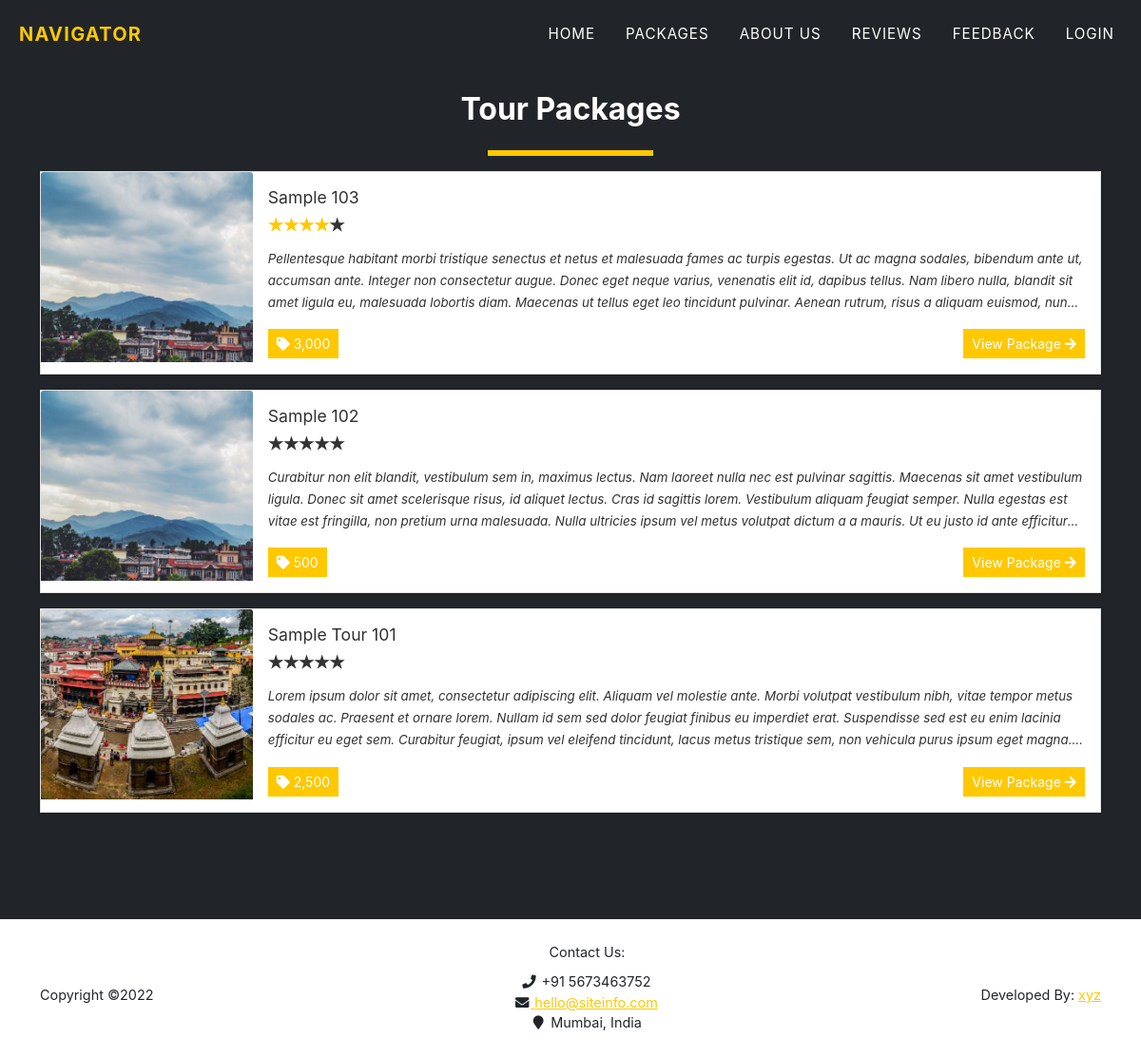
The page /?page=packages on the database as committed earlier.
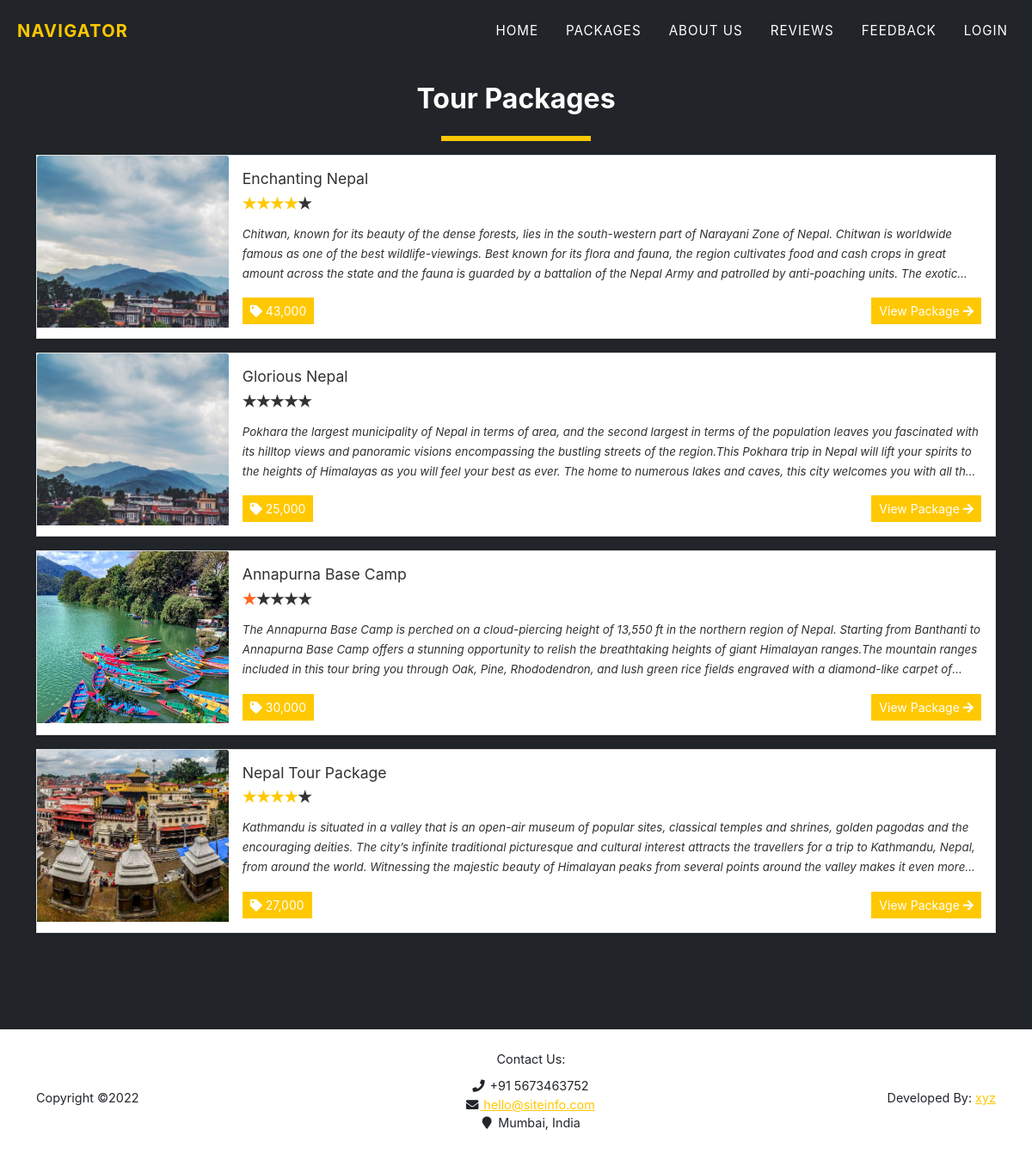
The same page on the database as committed later.
### tables this page shows
CREATE TABLE `packages` (
  `id` int(30) NOT NULL,
  `title` text DEFAULT NULL,
  `tour_location` text DEFAULT NULL,
  `cost` double NOT NULL,
  `description` text DEFAULT NULL,
  `upload_path` text DEFAULT NULL,
  `status` tinyint(4) NOT NULL DEFAULT 1 COMMENT '1 =active ,2 = Inactive',
  `date_created` datetime NOT NULL DEFAULT current_timestamp()
);

### config.php (called while the page is built, shortened)
<?php
function validate_image($file){
	if(!empty($file)){
		if(is_file(base_app.$file)){
			return base_url.$file;
		}else{
			return base_url.'dist/img/no-image-available.png';
		}
	}else{
		return base_url.'dist/img/no-image-available.png';
	}
}
?>

### packages.php (the view)
<section class="page-section bg-dark" id="home">
	<div class="container">
		<h2 class="text-center">Tour Packages</h2>
	<div class="d-flex w-100 justify-content-center">
		<hr class="border-warning" style="border:3px solid" width="15%">
	</div>
	<div class="w-100">
		<?php
		$packages = $conn->query("SELECT * FROM `packages` order by rand() ");
			while($row = $packages->fetch_assoc() ):
				$cover='';
				if(is_dir(base_app.'uploads/package_'.$row['id'])){
					$img = scandir(base_app.'uploads/package_'.$row['id']);
					$k = array_search('.',$img);
					if($k !== false)
						unset($img[$k]);
					$k = array_search('..',$img);
					if($k !== false)
						unset($img[$k]);
					$cover = isset($img[2]) ? 'uploads/package_'.$row['id'].'/'.$img[2] : "";
				}
				$row['description'] = strip_tags(stripslashes(html_entity_decode($row['description'])));
				$review = $conn->query("SELECT * FROM `rate_review` where package_id='{$row['id']}'");
				$review_count =$review->num_rows;
				$rate = 0;
				while($r= $review->fetch_assoc()){
					$rate += $r['rate'];
				}
				if($rate > 0 && $review_count > 0)
				$rate = number_format($rate/$review_count,0,"");
		?>
			<div class="card d-flex w-100 rounded-0 mb-3 package-item">
				<img class="card-img-top" src="<?php echo validate_image($cover) ?>" alt="<?php echo $row['title'] ?>" height="200rem" style="object-fit:cover">
				<div class="card-body">
				<h5 class="card-title truncate-1"><?php echo $row['title'] ?></h5>
				<div class=" w-100 d-flex justify-content-start">
				<form action="">
					<div class="stars stars-small">
							<input disabled class="star star-5" id="star-5" type="radio" name="star" <?php echo $rate == 5 ? "checked" : '' ?>/> <label class="star star-5" for="star-5"></label>
							<input disabled class="star star-4" id="star-4" type="radio" name="star" <?php echo $rate == 4 ? "checked" : '' ?>/> <label class="star star-4" for="star-4"></label>
							<input disabled class="star star-3" id="star-3" type="radio" name="star" <?php echo $rate == 3 ? "checked" : '' ?>/> <label class="star star-3" for="star-3"></label>
							<input disabled class="star star-2" id="star-2" type="radio" name="star" <?php echo $rate == 2 ? "checked" : '' ?>/> <label class="star star-2" for="star-2"></label>
							<input disabled class="star star-1" id="star-1" type="radio" name="star" <?php echo $rate == 1 ? "checked" : '' ?>/> <label class="star star-1" for="star-1"></label>
					</div>
				</form>
				</div>
				<p class="card-text truncate"><?php echo $row['description'] ?></p>
				<div class="w-100 d-flex justify-content-between">
					<span class="rounded-0 btn btn-flat btn-sm btn-primary"><i class="fa fa-tag"></i> <?php echo number_format($row['cost']) ?></span>
					<a href="./?page=view_package&id=<?php echo md5($row['id']) ?>" class="btn btn-sm btn-flat btn-warning">View Package <i class="fa fa-arrow-right"></i></a>
				</div>
				</div>
			</div>
		<?php endwhile; ?>
	</div>
	</div>
</section>

### index.php (shortened to what this page needs)
<!DOCTYPE html>
<html lang="en" class="" style="height: auto;">
<?php require_once('config.php'); ?>
 <?php require_once('inc/header.php') ?>
  <body class="hold-transition layout-top-nav" >
     <?php $page = isset($_GET['page']) ? $_GET['page'] : 'portal';  ?>
     <?php require_once('inc/topBarNav.php') ?>
     <?php
        if(!file_exists($page.".php") && !is_dir($page)){
            include '404.html';
        }else{
          if(is_dir($page))
            include $page.'/index.php';
          else
            include $page.'.php';
        }
      ?>
      <?php require_once('inc/footer.php') ?>
  </body>
</html>

### inc/header.php (shortened to what this page needs)
<head>
    <link rel="stylesheet" href="<?php echo base_url ?>plugins/fontawesome-free/css/all.min.css">
    <link rel="stylesheet" href="<?php echo base_url ?>plugins/tempusdominus-bootstrap-4/css/tempusdominus-bootstrap-4.min.css">
  <link rel="stylesheet" href="<?php echo base_url ?>plugins/datatables-bs4/css/dataTables.bootstrap4.min.css">
  <link rel="stylesheet" href="<?php echo base_url ?>plugins/datatables-responsive/css/responsive.bootstrap4.min.css">
  <link rel="stylesheet" href="<?php echo base_url ?>plugins/datatables-buttons/css/buttons.bootstrap4.min.css">
  <link rel="stylesheet" href="<?php echo base_url ?>plugins/select2/css/select2.min.css">
  <link rel="stylesheet" href="<?php echo base_url ?>plugins/select2-bootstrap4-theme/select2-bootstrap4.min.css">
    <link rel="stylesheet" href="<?php echo base_url ?>plugins/icheck-bootstrap/icheck-bootstrap.min.css">
    <link rel="stylesheet" href="<?php echo base_url ?>plugins/jqvmap/jqvmap.min.css">
    <link rel="stylesheet" href="<?php echo base_url ?>dist/css/adminlte.css">
    <link rel="stylesheet" href="<?php echo base_url ?>dist/css/custom.css">
    <link rel="stylesheet" href="<?php echo base_url ?>assets/css/styles.css">
    <link rel="stylesheet" href="<?php echo base_url ?>plugins/overlayScrollbars/css/OverlayScrollbars.min.css">
    <link rel="stylesheet" href="<?php echo base_url ?>plugins/daterangepicker/daterangepicker.css">
    <link rel="stylesheet" href="<?php echo base_url ?>plugins/summernote/summernote-bs4.min.css">
  <link rel="stylesheet" href="<?php echo base_url ?>plugins/sweetalert2-theme-bootstrap-4/bootstrap-4.min.css">
  </head>

### inc/topBarNav.php (shortened to what this page needs)
<nav class="navbar navbar-expand-lg navbar-dark fixed-top navbar-shrink" id="mainNav">
           <div class="container-fluid">
               <a class="navbar-brand" href="#page-top"><span class="text-waring">NaviGator</span></a>
               <div class="collapse navbar-collapse" id="navbarResponsive">
                   <ul class="navbar-nav text-uppercase ms-auto py-4 py-lg-0">
                       <li class="nav-item"><a class="nav-link" href="<?php echo $page !='home' ? './':''  ?>">Home</a></li>
                       <li class="nav-item"><a class="nav-link" href="./?page=packages">Packages</a></li>
                       <li class="nav-item"><a class="nav-link" href="./?page=about_us">About Us</a></li>
                       <li class="nav-item"><a class="nav-link" href="./?page=rev_rat">Reviews</a></li>
                       <li class="nav-item"><a class="nav-link" href="./?page=feedback">Feedback</a></li>
                       <?php if(isset($_SESSION['userdata'])): ?>
                         <li class="nav-item"><a class="nav-link" href="./?page=my_account"><i class="fa fa-user"></i> Hi, <?php  echo $_settings->userdata('firstname') ?>!</a></li>
                         <li class="nav-item"><a class="nav-link" href="logout.php"><i class="fa fa-sign-out-alt"></i></a></li>
                       <?php else: ?>
                         <li class="nav-item"><a class="nav-link" href="javascript:void(0)" id="login_btn">Login</a></li>
                       <?php endif; ?>
                   </ul>
               </div>
           </div>
       </nav>

### inc/footer.php (shortened to what this page needs)
<footer class="footer py-4">
	<div class="container">
		<div class="row align-items-center">
			<div class="col-lg-4 text-lg-start">Copyright &copy;2022</div>
			<div class="col-lg-4 my-3 my-lg-0">
        <span style = "padding-left: 35px">Contact Us:</span>
        <br>
        <ul style = "text-align:center;padding-top: 10px">
          <i class="fa fa-phone fa-fw"></i> +91 5673463752
          <br/>
          <i class="fa fa-envelope fa-fw"></i><a href="mailto:hello@siteinfo.com"> hello@siteinfo.com</a>
          <br/>
          <i class="fa fa-map-marker fa-fw"></i> Mumbai, India
        </ul>
      </div>
			<div class="col-lg-4 text-lg-end">
        <span>Developed By: <a href="mailto:oretnom23@gmail.com">xyz</a></span>
			</div>
		</div>
	</div>
</footer>

Rows that differ between the two databases and show on the page:
changed packages: title "Sample 103" → "Enchanting Nepal"; description "Pellentesque habitant morbi tristique senectus et netus et malesuada fames ac turpis egestas. Ut ac magna sodales, bibendum ante ut, accumsan ante. Integer non consectetur augue. Donec eget neque varius, venenatis elit id, dapibus tellus. Nam libero nulla, blandit sit amet ligula eu, malesuada lobortis diam. Maecenas ut tellus eget leo tincidunt pulvinar. Aenean rutrum, risus a aliquam euismod,…" → "Chitwan, known for its beauty of the dense forests, lies in the south-western part of Narayani Zone of Nepal. Chitwan is worldwide famous as one of the best wildlife-viewings. Best known for its flora and fauna, the region cultivates food and cash crops in great amount across the state and the fauna is guarded by a battalion of the Nepal Army and patrolled by anti-poaching units. The…"; cost "3,000" → "43,000"
changed packages: title "Sample 102" → "Glorious Nepal"; description "Curabitur non elit blandit, vestibulum sem in, maximus lectus. Nam laoreet nulla nec est pulvinar sagittis. Maecenas sit amet vestibulum ligula. Donec sit amet scelerisque risus, id aliquet lectus. Cras id sagittis lorem. Vestibulum aliquam feugiat semper. Nulla egestas est vitae est fringilla, non pretium urna malesuada. Nulla ultricies ipsum vel metus volutpat dictum a a mauris. Ut eu justo id ante…" → "Pokhara the largest municipality of Nepal in terms of area, and the second largest in terms of the population leaves you fascinated with its hilltop views and panoramic visions encompassing the bustling streets of the region.This Pokhara trip in Nepal will lift your spirits to the heights of Himalayas as you will feel your best as ever. The home to numerous lakes and caves, this city welcomes you with all…"; cost "500" → "25,000"
added packages: shows a picture, title "Annapurna Base Camp", description "The Annapurna Base Camp is perched on a cloud-piercing height of 13,550 ft in the northern region of Nepal. Starting from Banthanti to Annapurna Base Camp offers a stunning opportunity to relish the breathtaking heights of giant Himalayan ranges.The mountain ranges included in this tour bring you through Oak, Pine, Rhododendron, and lush green rice fields engraved with a diamond-like carpet…", cost "30,000"
changed packages: title "Sample Tour 101" → "Nepal Tour Package"; description "Lorem ipsum dolor sit amet, consectetur adipiscing elit. Aliquam vel molestie ante. Morbi volutpat vestibulum nibh, vitae tempor metus sodales ac. Praesent et ornare lorem. Nullam id sem sed dolor feugiat finibus eu imperdiet erat. Suspendisse sed est eu enim lacinia efficitur eu eget sem. Curabitur feugiat, ipsum vel eleifend tincidunt, lacus metus tristique sem, non vehicula purus ipsum eget…" → "Kathmandu is situated in a valley that is an open-air museum of popular sites, classical temples and shrines, golden pagodas and the encouraging deities. The city’s infinite traditional picturesque and cultural interest attracts the travellers for a trip to Kathmandu, Nepal, from around the world. Witnessing the majestic beauty of Himalayan peaks from several points around the valley makes it even…"; cost "2,500" → "27,000"
